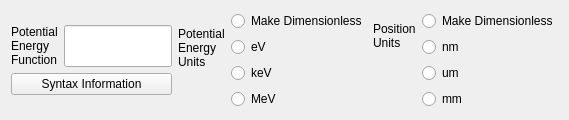
             <widget class="QWidget" name="potentialenergy_2">
              <attribute name="title">
               <string>Potential Energy</string>
              </attribute>
              <layout class="QHBoxLayout" name="horizontalLayout_8">
               <item>
                <layout class="QFormLayout" name="formLayout_11">
                 <property name="formAlignment">
                  <set>Qt::AlignmentFlag::AlignLeading|Qt::AlignmentFlag::AlignLeft|Qt::AlignmentFlag::AlignVCenter</set>
                 </property>
                 <item row="0" column="0">
                  <widget class="QLabel" name="label_21">
                   <property name="text">
                    <string>Potential
Energy
Function</string>
                   </property>
                  </widget>
                 </item>
                 <item row="0" column="1">
                  <widget class="QLineEdit" name="lineEdit_3">
                   <property name="sizePolicy">
                    <sizepolicy hsizetype="Expanding" vsizetype="Preferred">
                     <horstretch>0</horstretch>
                     <verstretch>0</verstretch>
                    </sizepolicy>
                   </property>
                  </widget>
                 </item>
                 <item row="1" column="0" colspan="2">
                  <widget class="QPushButton" name="pushButton_5">
                   <property name="text">
                    <string>Syntax Information</string>
                   </property>
                  </widget>
                 </item>
                </layout>
               </item>
               <item>
                <layout class="QFormLayout" name="formLayout_12">
                 <property name="formAlignment">
                  <set>Qt::AlignmentFlag::AlignLeading|Qt::AlignmentFlag::AlignLeft|Qt::AlignmentFlag::AlignVCenter</set>
                 </property>
                 <item row="0" column="0">
                  <widget class="QLabel" name="label_22">
                   <property name="text">
                    <string>Potential
Energy
Units</string>
                   </property>
                  </widget>
                 </item>
                 <item row="0" column="1">
                  <layout class="QVBoxLayout" name="verticalLayout_22">
                   <item>
                    <widget class="QRadioButton" name="radioButton_11">
                     <property name="text">
                      <string>Make Dimensionless</string>
                     </property>
                    </widget>
                   </item>
                   <item>
                    <widget class="QRadioButton" name="radioButton_12">
                     <property name="text">
                      <string>eV</string>
                     </property>
                    </widget>
                   </item>
                   <item>
                    <widget class="QRadioButton" name="radioButton_13">
                     <property name="text">
                      <string>keV</string>
                     </property>
                    </widget>
                   </item>
                   <item>
                    <widget class="QRadioButton" name="radioButton_14">
                     <property name="text">
                      <string>MeV</string>
                     </property>
                    </widget>
                   </item>
                  </layout>
                 </item>
                </layout>
               </item>
               <item>
                <layout class="QFormLayout" name="formLayout_13">
                 <property name="formAlignment">
                  <set>Qt::AlignmentFlag::AlignLeading|Qt::AlignmentFlag::AlignLeft|Qt::AlignmentFlag::AlignVCenter</set>
                 </property>
                 <item row="0" column="0">
                  <widget class="QLabel" name="label_23">
                   <property name="text">
                    <string>Position
Units</string>
                   </property>
                  </widget>
                 </item>
                 <item row="0" column="1">
                  <layout class="QVBoxLayout" name="verticalLayout_23">
                   <item>
                    <widget class="QRadioButton" name="radioButton_15">
                     <property name="text">
                      <string>Make Dimensionless</string>
                     </property>
                    </widget>
                   </item>
                   <item>
                    <widget class="QRadioButton" name="radioButton_16">
                     <property name="text">
                      <string>nm</string>
                     </property>
                    </widget>
                   </item>
                   <item>
                    <widget class="QRadioButton" name="radioButton_17">
                     <property name="text">
                      <string>um</string>
                     </property>
                    </widget>
                   </item>
                   <item>
                    <widget class="QRadioButton" name="radioButton_18">
                     <property name="text">
                      <string>mm</string>
                     </property>
                    </widget>
                   </item>
                  </layout>
                 </item>
                </layout>
               </item>
              </layout>
             </widget>
